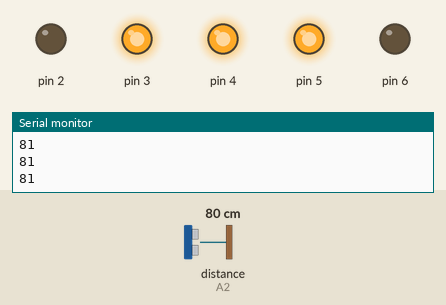
Bench run of a sketch on a simulated Arduino Uno, built with avr-gcc and run on an emulated ATmega328P. Parts: output pins drawn as LEDs (lit = HIGH), the last lines printed to the serial monitor. The inputs (shaded band) are chosen by the test bench; at power-on: distance to the obstacle (sensor on A2) 80 cm. The echo pulse lasts 58.3 µs per cm.

Above: at 6.2 s.
6.3 s: distance to the obstacle (sensor on A2) set to 48 cm
7.8 s: distance to the obstacle (sensor on A2) set to 40 cm
At 9.0 s:
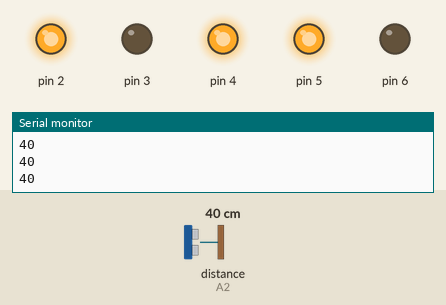
9.3 s: distance to the obstacle (sensor on A2) set to 60 cm
At 9.9 s:
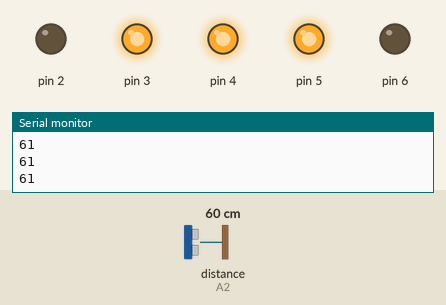
10.8 s: distance to the obstacle (sensor on A2) set to 2 cm
At 11.2 s:
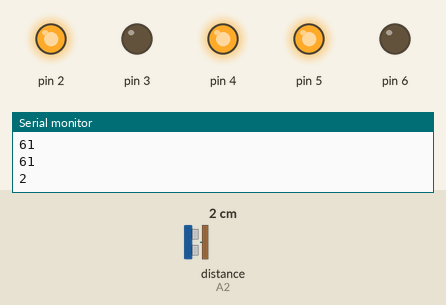
Timing chart, 0 to 13.3 s (numbered marks = the images above; inputs shaded):
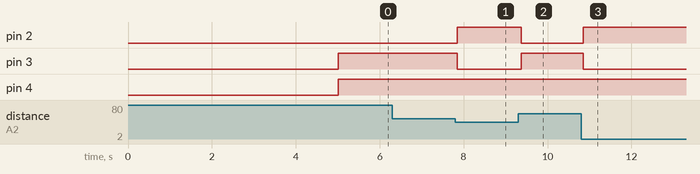

Measured:
- the behaviour switches between 44 and 43 cm on distance to the obstacle (sensor on A2) (found by bisection; images 0 and 1)
- after the input at 7.8 s, pin 2: LOW → HIGH after 0.05 s; pin 3: HIGH → LOW after 0.05 s
- after the input at 9.3 s, pin 2: HIGH → LOW after 0.07 s; pin 3: LOW → HIGH after 0.07 s
- after the input at 10.8 s, pin 2: LOW → HIGH after 0.05 s; pin 3: HIGH → LOW after 0.05 s

The sketch:

Sumo_016.ino
```cpp
#include <NewPing.h>
#define MIN 0
#define MAX 45


int trigPin2 = A0;  //
int echoPin2 = A2;
int dist2 = 0;

int distance = 80;


NewPing sonar2(trigPin2, echoPin2, distance);

void oldinga() {
  digitalWrite(2, HIGH);
  digitalWrite(3, LOW);
  digitalWrite(4, HIGH);
  digitalWrite(6, LOW);
}
void chapga() {
  digitalWrite(2, LOW);
  digitalWrite(3, HIGH);
  digitalWrite(4, HIGH);
  digitalWrite(6, LOW);
}

void setup() {
  Serial.begin(9600);
  pinMode(2, OUTPUT);
  pinMode(3, OUTPUT);
  pinMode(4, OUTPUT);
  pinMode(5, OUTPUT);
  pinMode(6, OUTPUT);
  analogWrite(5, 255);
  delay(5000);

}
int Tic = 0;

void loop() {

  dist2 = sonar2.ping_cm();

if ( dist2 > MIN && dist2 < MAX) {

   oldinga();
    delay(300);
  } else {
   chapga();
     delay(100);

  }


  //Serial.print(dist1),  Serial.print(" ");
  Serial.print(dist2),  Serial.println(" ");

  delay(1);
}
```
